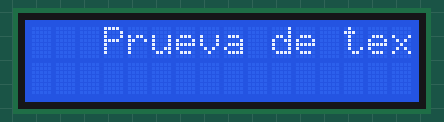
This sketch was run on a simulated Arduino Uno, built with avr-gcc and run on an emulated ATmega328P. On the bench: 16×2 character LCD.

Above: at 0.1 s.
At 4.1 s:
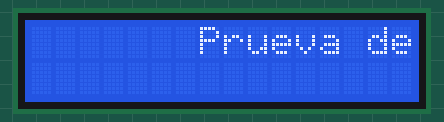
At 9.1 s:
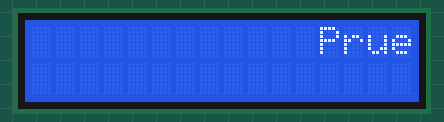
At 19.2 s:
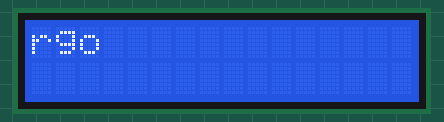
At 28.2 s:
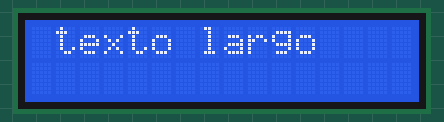
At 38.2 s:
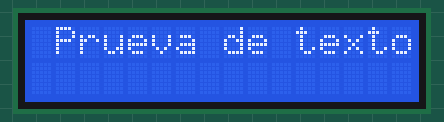

The sketch:

sketch.ino
```cpp
#include <LiquidCrystal.h>

LiquidCrystal lcd(7,6,5,4,3,2); // objeto -- pines al que se une

void setup() {

  lcd.begin(16,2);  // inicia lcd -- especifica cuantas columnas y lineas tiene

}

void loop() {      // ..........texto moviemito solo hasta 40 caracteres..........

  lcd.setCursor(2,0); // empiesa columna 2 para que se ve texto antes de que se mueva
  lcd.print("Prueva de texto largo" ); //texto
  lcd.scrollDisplayRight();  /// funcion movimiento derecha(left), izquierda( right)
  delay(1000); // demora por caracter

}
```

Measured:
- what the display in image 1 shows lasts 1.0 s, from 4.1 s to 5.1 s
